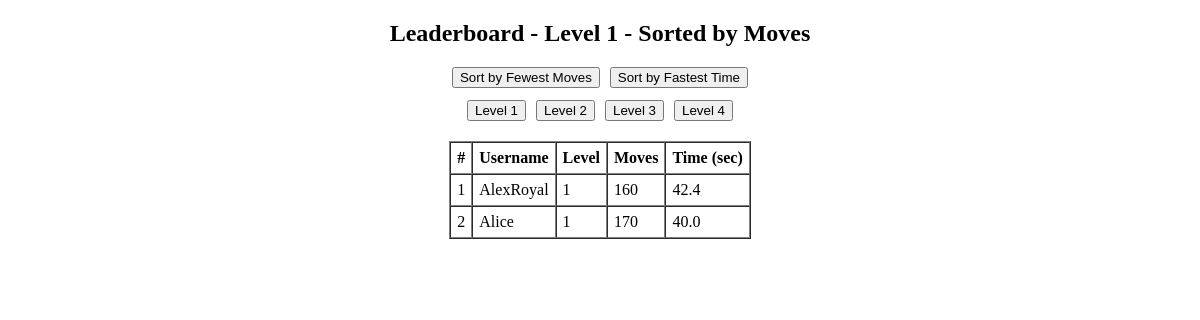
Page /leaderboard/moves/1 on the earlier database version.
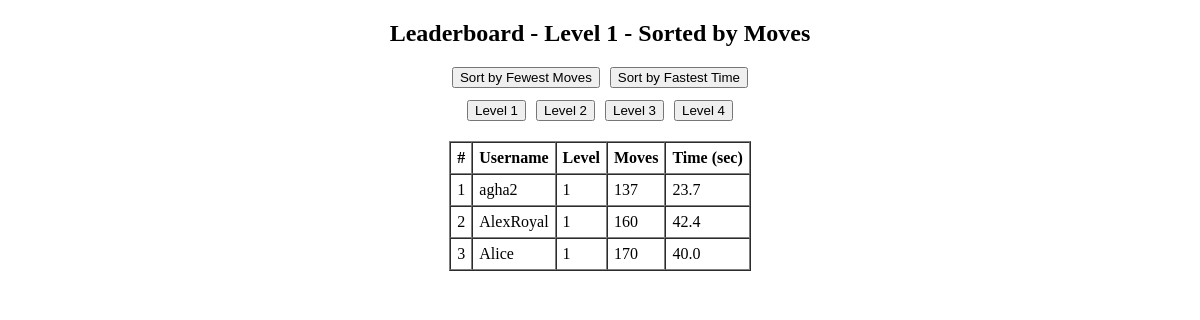
Same page on the later database version.
### server.py (models this page shows)
class ScoreMoves(db.Model):
    score_id = db.Column(db.Integer, primary_key=True)
    username = db.Column(db.String(20), nullable=False)
    level = db.Column(db.String(30), nullable=False)
    moves = db.Column(db.Integer, nullable=False)
    time_taken = db.Column(db.Float, nullable=False)
    __table_args__ = (
        db.UniqueConstraint('username', 'level', name='unique_username_level'),
    )

### server.py (the view)
@app.route('/leaderboard/moves/<level>')
def leaderboard_moves(level):
    scores = ScoreMoves.query.filter_by(level=level).order_by(ScoreMoves.moves.asc()).all()
    return render_template('leaderboard.html', scores=scores, selected_level=level, mode='moves')

### templates/leaderboard.html (shortened to what this page needs)
<!DOCTYPE html>
<html lang="en">
<head>
    <link rel="stylesheet" href="{{ url_for('static', filename='css/styleleaderboard.css') }}">
</head>
<body>
    <div class="leaderboard-container">
        {% if selected_level %}
            <h2>Leaderboard - Level {{ selected_level }} - Sorted by {{ mode|capitalize }}</h2>
            <div class="sort-buttons">
                <form action="{{ url_for('leaderboard_moves', level=selected_level) }}" method="get">
                    <button type="submit">Sort by Fewest Moves</button>
                </form>
                <form action="{{ url_for('leaderboard_time', level=selected_level) }}" method="get">
                    <button type="submit">Sort by Fastest Time</button>
                </form>
            </div>
        {% endif %}
        <div class="level-buttons">
            <form action="{{ url_for('leaderboard_' + mode, level='1') }}" method="get"><button>Level 1</button></form>
            <form action="{{ url_for('leaderboard_' + mode, level='2') }}" method="get"><button>Level 2</button></form>
            <form action="{{ url_for('leaderboard_' + mode, level='3') }}" method="get"><button>Level 3</button></form>
            <form action="{{ url_for('leaderboard_' + mode, level='4') }}" method="get"><button>Level 4</button></form>
        </div>
        <table border="1" cellspacing="0" cellpadding="6">
            <tr>
                <th>#</th>
                <th>Username</th>
                <th>Level</th>
                <th>Moves</th>
                <th>Time (sec)</th>
            </tr>
            {% for score in scores %}
            <tr>
                <td>{{ loop.index }}</td>
                <td>{{ score.username }}</td>
                <td>{{ score.level }}</td>
                <td>{{ score.moves }}</td>
                <td>{{ score.time_taken }}</td>
            </tr>
            {% endfor %}
        </table>
    </div>
</body>
</html>

Differences in the rows shown:
added ScoreMoves: username "agha2", level "1", moves "137", time_taken "23.7"
